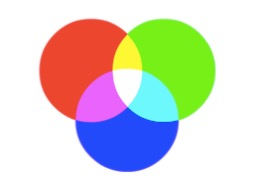
//> input picture Histogram_openCV_sample2/Histogram_openCV_sample2/color.jpg, 253 x 186 px
$ ./main   (built with g++ and OpenCV 4)
//> lines starting //> are read from the running program, lines starting //| are printed output that depends on the picture
//
//  main.cpp
//  Histogram_openCV_sample2
//
//  Created by 김다은 on 2017. 2. 3..
//  Copyright © 2017년 김다은. All rights reserved.
//

#include <opencv2/opencv.hpp>
#include <opencv2/core.hpp>
#include <opencv2/highgui.hpp>
#include <opencv2/imgproc.hpp>
#include <iostream>
using namespace cv;
using namespace std;

int main(void) {
    Mat image = imread( "//Users/Dani/Documents/111Coding/Histogram_openCV_sample2/Histogram_openCV_sample2/color.jpg", -1 );
//> image is the input picture: 186 rows x 253 cols, CV_8UC3; mean B, G, R 201.7, 209.8, 211.2
    if(image.data == NULL) return -1;
    vector<Mat> mv;

    split( image, mv );
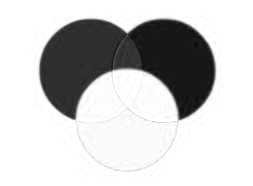
//> mv[0]: 186 rows x 253 cols, CV_8UC1; min 9, max 255, mean 201.7
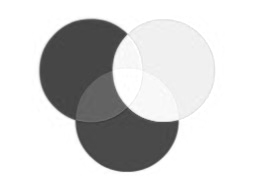
//> mv[1]: 186 rows x 253 cols, CV_8UC1; min 58, max 255, mean 209.8
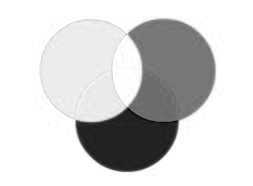
//> mv[2]: 186 rows x 253 cols, CV_8UC1; min 0, max 255, mean 211.2

    namedWindow( "Image" );
    imshow( "Image", mv[2] );
    waitKey( 0 );
    return 0;
}
/*
#include <opencv2/opencv.hpp>
#include <opencv2/core.hpp>
#include <opencv2/highgui.hpp>
#include <opencv2/imgproc.hpp>
#include <iostream>

using namespace cv;
using namespace std;

#define SCALE 0.2

int main(int argc, char** argv)
{


//    if (argc != 2)
//    {
//        cout << " Provide image name to read" << endl;
//        return -1;
//    }

    Mat inputImg;

    inputImg = imread("//Users/Dani/Documents/111Coding/Histogram_openCV_sample2/Histogram_openCV_sample2/award.jpeg",0);
    resize(inputImg, inputImg, Size(), SCALE, SCALE, CV_INTER_AREA);

    MatND histogramB, histogramG, histogramR;
    const int channel_numbersB[] = { 0 };  // Blue
    const int channel_numbersG[] = { 1 };  // Green
    const int channel_numbersR[] = { 2 };  // Red
    float channel_range[] = { 0.0, 255.0 };
    const float* channel_ranges = channel_range;
    int number_bins = 255;

    // R, G, B별로 각각 히스토그램을 계산한다.
    calcHist(&inputImg, 1, channel_numbersB, Mat(), histogramB, 1, &number_bins, &channel_ranges);
//    calcHist(&inputImg, 1, channel_numbersG, Mat(), histogramG, 1, &number_bins, &channel_ranges);

//    calcHist(&inputImg, 1, channel_numbersR, Mat(), histogramR, 1, &number_bins, &channel_ranges);

    // Plot the histogram
    int hist_w = 512; int hist_h = 400;
    int bin_w = cvRound((double)hist_w / number_bins);

    Mat histImageB(hist_h, hist_w, CV_8UC3, Scalar(0, 0, 0));
    normalize(histogramB, histogramB, 0, histImageB.rows, NORM_MINMAX, -1, Mat());

    Mat histImageG(hist_h, hist_w, CV_8UC3, Scalar(0, 0, 0));
    normalize(histogramG, histogramG, 0, histImageG.rows, NORM_MINMAX, -1, Mat());

    Mat histImageR(hist_h, hist_w, CV_8UC3, Scalar(0, 0, 0));
    normalize(histogramR, histogramR, 0, histImageR.rows, NORM_MINMAX, -1, Mat());

    for (int i = 1; i < number_bins; i++)
    {

        line(histImageB, Point(bin_w*(i - 1), hist_h - cvRound(histogramB.at<float>(i - 1))),
             Point(bin_w*(i), hist_h - cvRound(histogramB.at<float>(i))),
             Scalar(255, 0, 0), 2, 8, 0);

//        line(histImageG, Point(bin_w*(i - 1), hist_h - cvRound(histogramG.at<float>(i - 1))),
//             Point(bin_w*(i), hist_h - cvRound(histogramG.at<float>(i))),
//             Scalar(0, 255, 0), 2, 8, 0);
//
//        line(histImageR, Point(bin_w*(i - 1), hist_h - cvRound(histogramR.at<float>(i - 1))),
//             Point(bin_w*(i), hist_h - cvRound(histogramR.at<float>(i))),
//             Scalar(0, 0, 255), 2, 8, 0);
//
    }


    namedWindow("Original", CV_WINDOW_AUTOSIZE);
    namedWindow("HistogramB", CV_WINDOW_AUTOSIZE);
    namedWindow("HistogramG", CV_WINDOW_AUTOSIZE);
    namedWindow("HistogramR", CV_WINDOW_AUTOSIZE);

    moveWindow("Original", 100, 100);
    moveWindow("HistogramB", 110, 110);
    moveWindow("HistogramG", 120, 120);
    moveWindow("HistogramR", 130, 130);

    imshow("Original", inputImg);
    imshow("HistogramB", histImageB);
    imshow("HistogramG", histImageG);
    imshow("HistogramR", histImageR);

    waitKey(0);
    return 0;
}

*/

$ run again, with Histogram_openCV_sample2/Histogram_openCV_sample2/self.jpeg copied over Histogram_openCV_sample2/Histogram_openCV_sample2/color.jpg
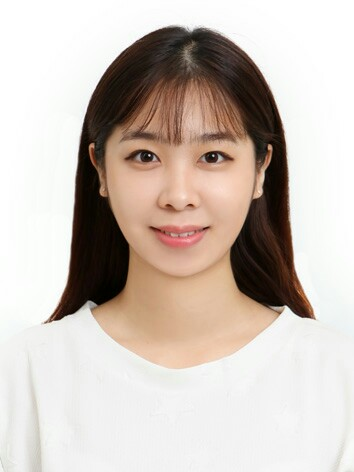
//> input picture Histogram_openCV_sample2/Histogram_openCV_sample2/self.jpeg, 354 x 472 px
//> image is the input picture: 472 rows x 354 cols, CV_8UC3; mean B, G, R 185.2, 193, 203.7
//> `split( image, mv );`:
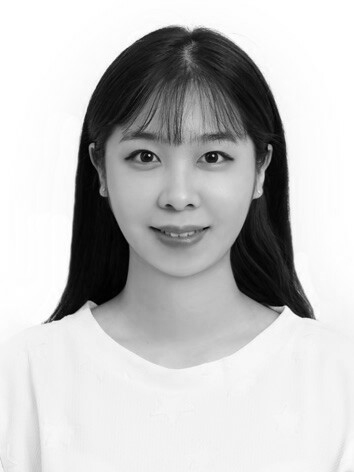
//> mv[1]: 472 rows x 354 cols, CV_8UC1; min 0, max 255, mean 193
//> `split( image, mv );`:
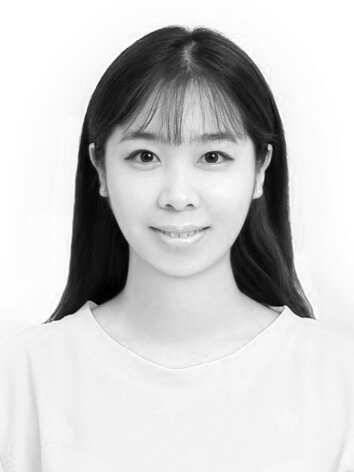
//> mv[2]: 472 rows x 354 cols, CV_8UC1; min 0, max 255, mean 203.7
